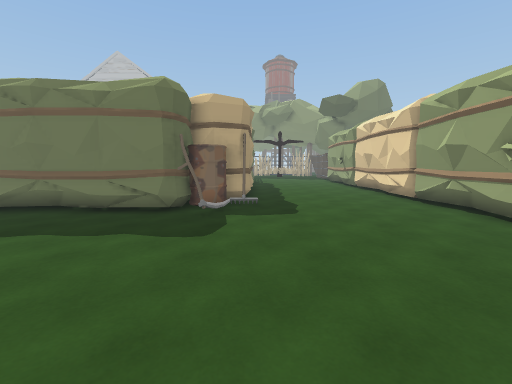
view 1 (above)

14 first-person views from a walk through a Unity game level. The camera is 1.4 m above the floor, tilts 6° down and sees 90° across. The floor is counted in squares, 1 m on a side. Each view is taken from the middle of a square. On the plan, view 1 faces up. The plan holds only what a view shows up to about 13 squares ahead; the rest is blank. The place goes on beyond the plan. The player is left out. Some animated figures are not drawn. Door leaves are left out, so doorways stand open.

view 2
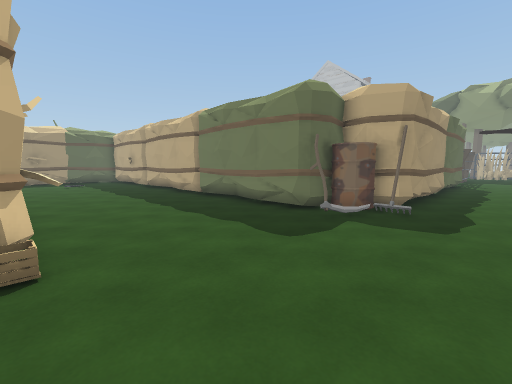

view 3
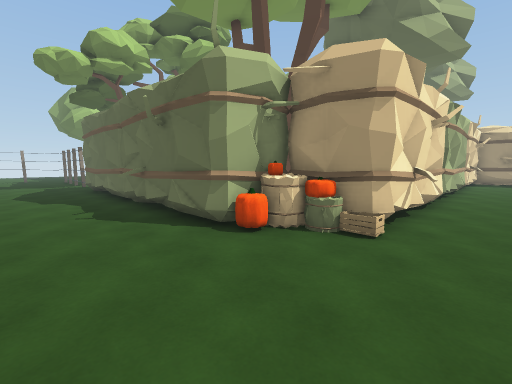

view 4
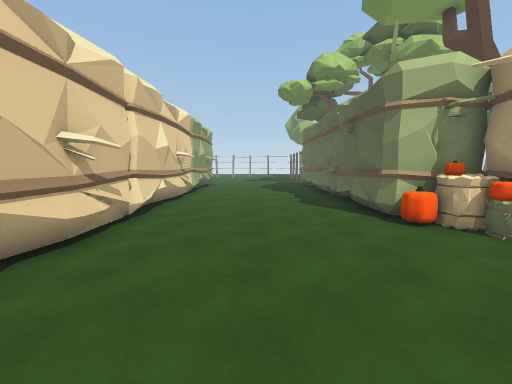

view 5
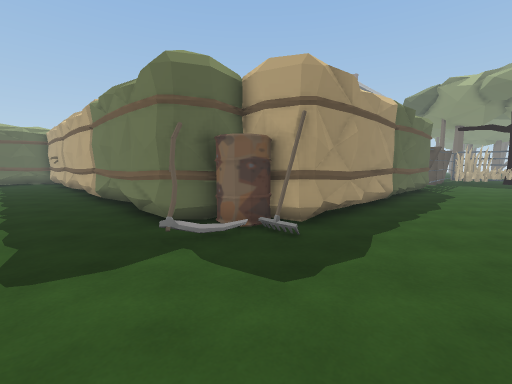

view 6
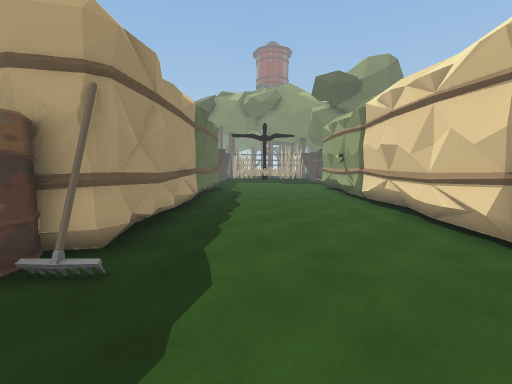

view 7
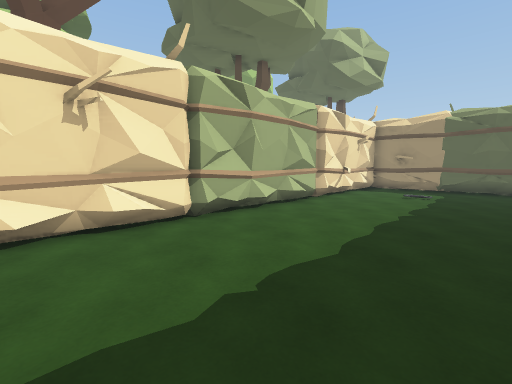

view 8
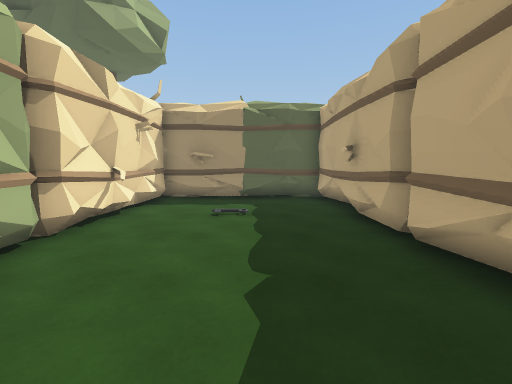

view 9
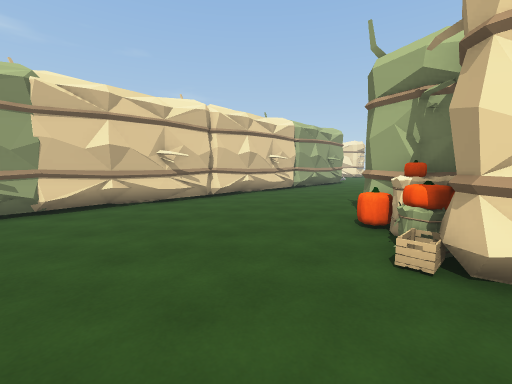

view 10
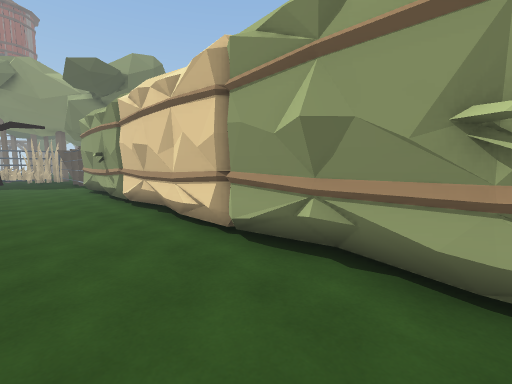

view 11
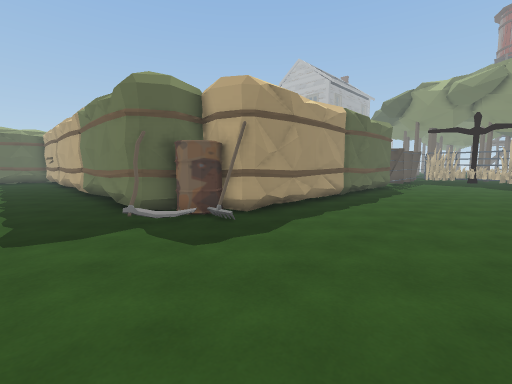

view 12
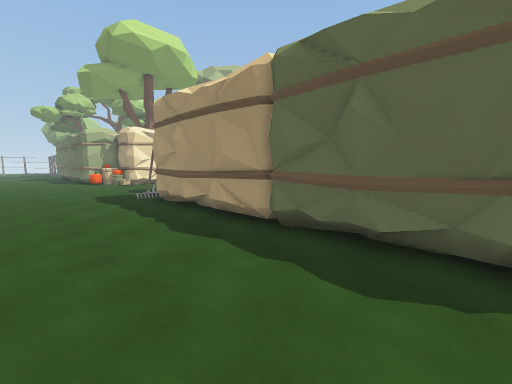

view 13
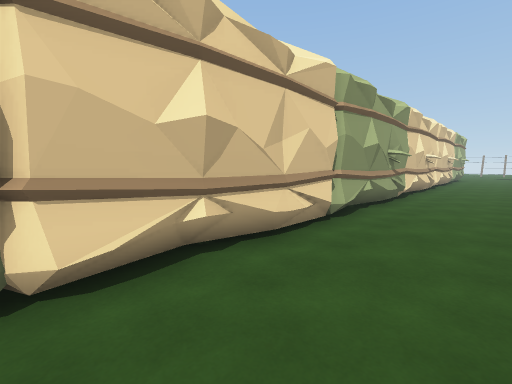

view 14
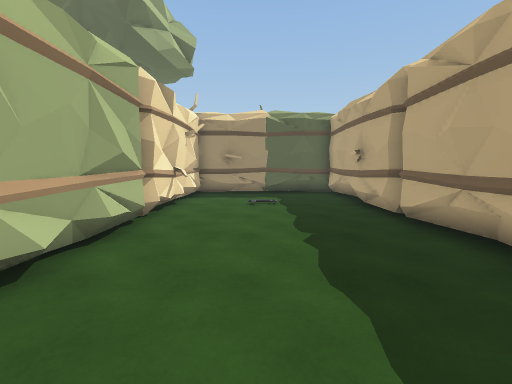

### Floor plan
Key: @ floor where view 1 was taken; # wall or solid block; . floor; / step, stairs or slope; B hay bale; T tree; O other object.
Columns run from 21 left of view 1 to 7 right of it. Each row starts with its distance up from view 1.
 20                     OO.....O
 19                     O......#
 18                     OO.....#
 17                     OO.....#
 16                     O......OO
 15                     OO.....OO
 14                     OO.....OO
 13                     O......OO
 12                     OO.....OO
 11     OO              OO.....O
 10                   O O......O
  9                   OOO......#
  8 #######OOOOOO OOOOOO.......O
  7 #..................O.......#
  6 #..........................#
  5 #..........................#
  4 #...O......................#
  3 #..........................#
  2 #....O...........O.........O
  1 ##O####OOOOOO#O####/.......#
  0                   #B.@.....#
 -1                   #BB......#
 -2                   ###O.....#
 -3                TT    O.....#
 -4               TTT    ......O
 -5                T     O.....#

Where each view was taken, in squares from view 1:
view 1: 0 up, 0 right, facing up
view 2: 1 up, 2 right, facing up-left
view 3: 3 up, 3 right, facing down-left
view 4: 5 up, 3 right, facing down
view 5: 5 up, 3 right, facing up-left
view 6: 6 up, 2 right, facing up
view 7: 7 up, 5 left, facing down-left
view 8: 5 up, 10 left, facing left
view 9: 5 up, 3 left, facing down-right
view 10: 6 up, 3 right, facing up-right
view 11: 5 up, 5 right, facing up-left
view 12: 20 up, 4 right, facing down-left
view 13: 16 up, 3 right, facing down-right
view 14: 4 up, 8 left, facing left
